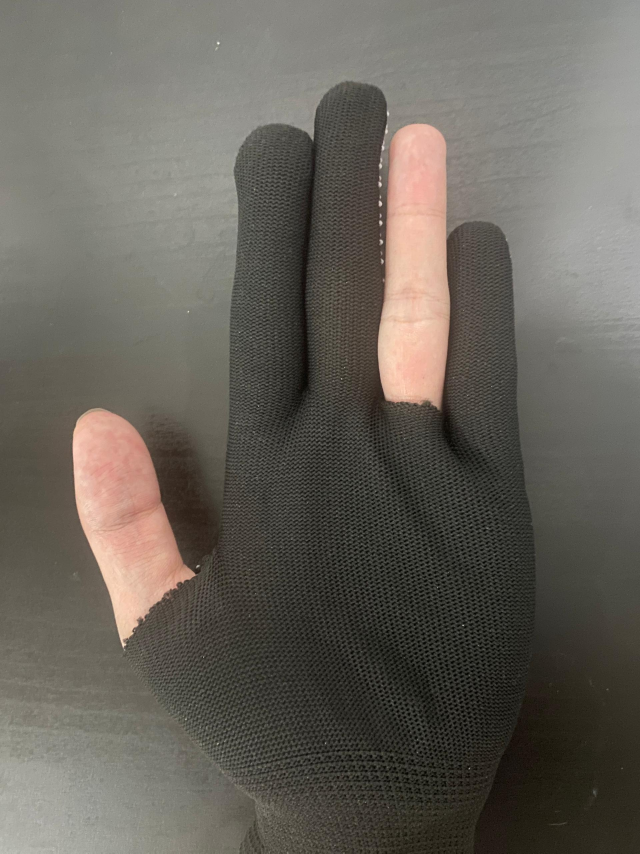
%> input picture MissingFingerDetection-4.jpeg, 1920 x 2560 px (shown at 1/3 size)
$ octave MissingFingerDetection.m   (GNU Octave 9; MATLAB toolbox functions it lacks are replaced by stand-ins)
%> lines starting %> are read from the running program, lines starting %| are printed output that depends on the picture; in (x1, y1, x2, y2) boxes, pixels count from 0 and x2, y2 are one past the last pixel; in counts of white or black regions, pixels touching at a corner belong together; the program's own positions count from 1
                        %---------------Detect MissingFinger----------------%
% Load the image
img = imread('MissingFingerDetection-4.jpeg');

% Convert the RGB image to the HSV color space for easier color segmentation
hsvImg = rgb2hsv(img);

% Define the HSV color range for detecting skin, which might include areas resembling missing fingers
% Note: These values may need to be adjusted based on the specific characteristics of the image
skinHueRange = [0.0 0.09]; % Range of hue for skin colors
skinSaturationRange = [0.3 0.7]; % Saturation range for skin
skinValueRange = [0.3 0.9]; % Value (brightness) range for skin

% Create a binary mask identifying skin areas within the defined HSV ranges
skinMask = (hsvImg(:,:,1) >= skinHueRange(1)) & (hsvImg(:,:,1) <= skinHueRange(2)) & ...
           (hsvImg(:,:,2) >= skinSaturationRange(1)) & (hsvImg(:,:,2) <= skinSaturationRange(2)) & ...
           (hsvImg(:,:,3) >= skinValueRange(1)) & (hsvImg(:,:,3) <= skinValueRange(2));
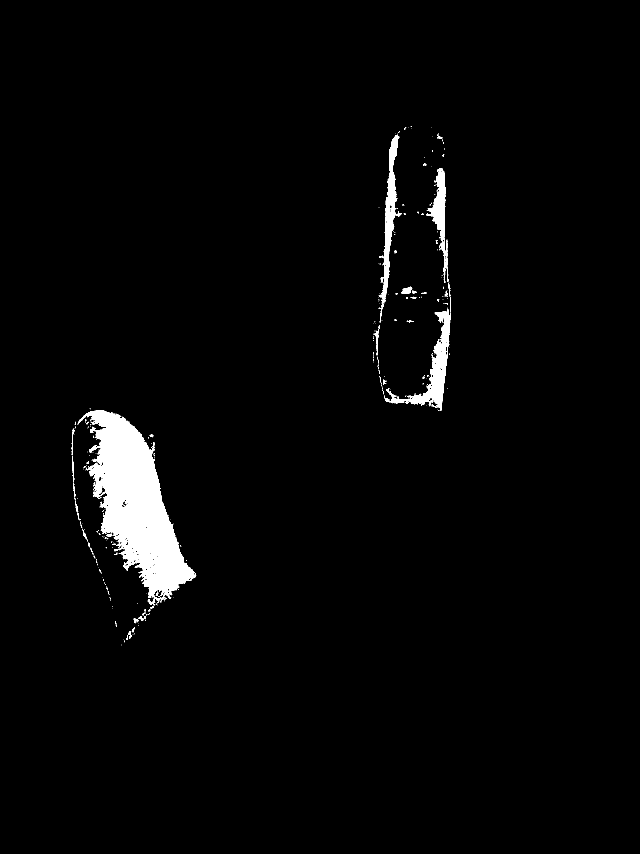
%> skinMask: size 2560x1920 logical (shown at 1/3 size); 2.4% white; 379 white regions (324 under 20 px), largest, box (x1, y1, x2, y2) and area: (232, 1231, 589, 1814) 86575, (1152, 927, 1352, 1232) 11701, (1136, 405, 1205, 969) 8974

% Remove small objects from the mask that are unlikely to be parts of fingers
% This helps to reduce noise and isolate larger areas indicative of missing fingers
MissFingerMaskCleaned = bwareaopen(skinMask, 6300); % Threshold for object size might need adjustment
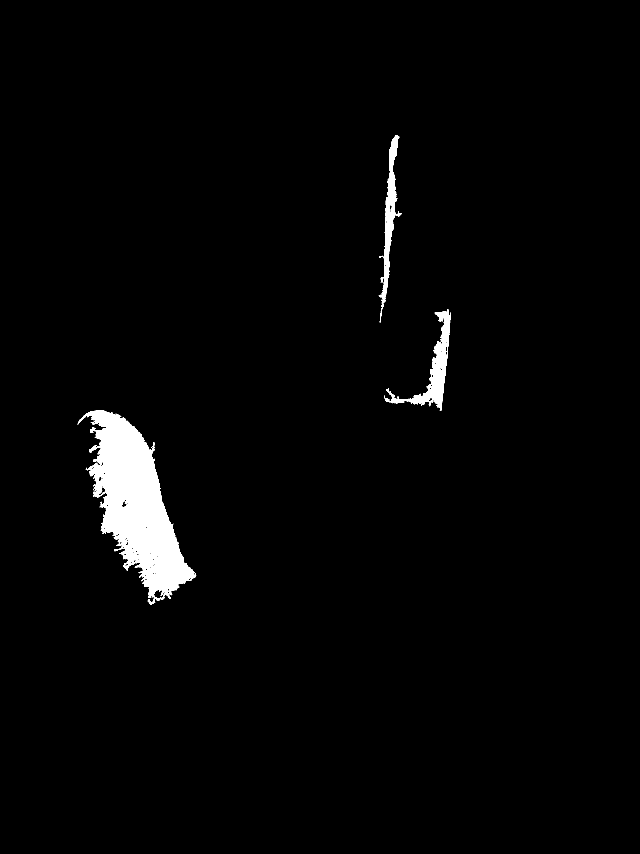
%> MissFingerMaskCleaned: size 2560x1920 logical (shown at 1/3 size); 2.2% white; 3 white regions, box (x1, y1, x2, y2) and area: (232, 1231, 589, 1814) 86575, (1152, 927, 1352, 1232) 11701, (1136, 405, 1205, 969) 8974

% Apply morphological closing to the mask to fill in gaps and connect nearby regions
% This helps in creating a more continuous area representing missing fingers
structuringElement = strel('disk', 100); % Disk-shaped structuring element for morphological operations
%> (the run ends here)

$ run again, with MissingFingerDetection-3.jpeg copied over MissingFingerDetection-4.jpeg
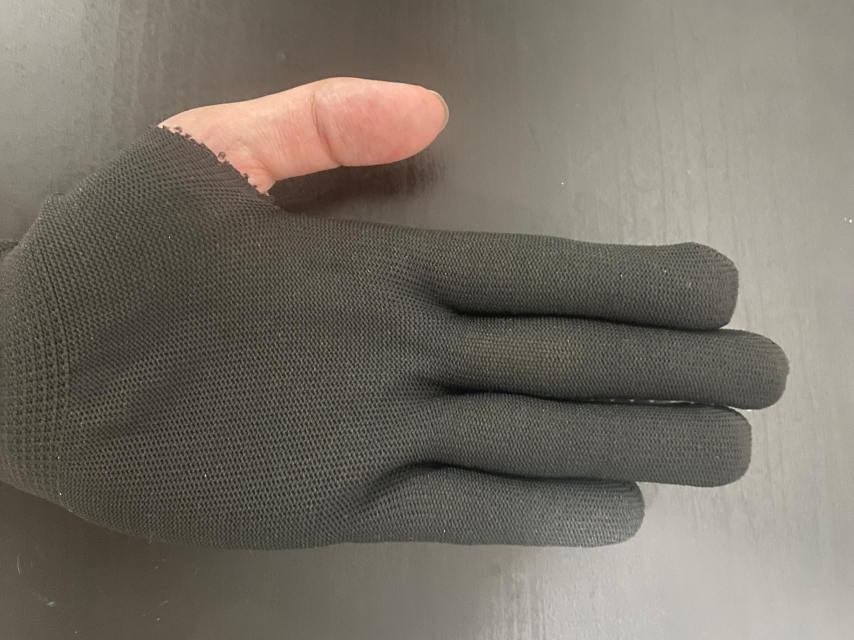
%> input picture MissingFingerDetection-3.jpeg, 2560 x 1920 px (shown at 1/3 size)
%> `skinMask = (hsvImg(:,:,1) >= skinHueRange(1)) & (hsvImg(:,:,1) <= skin..`:
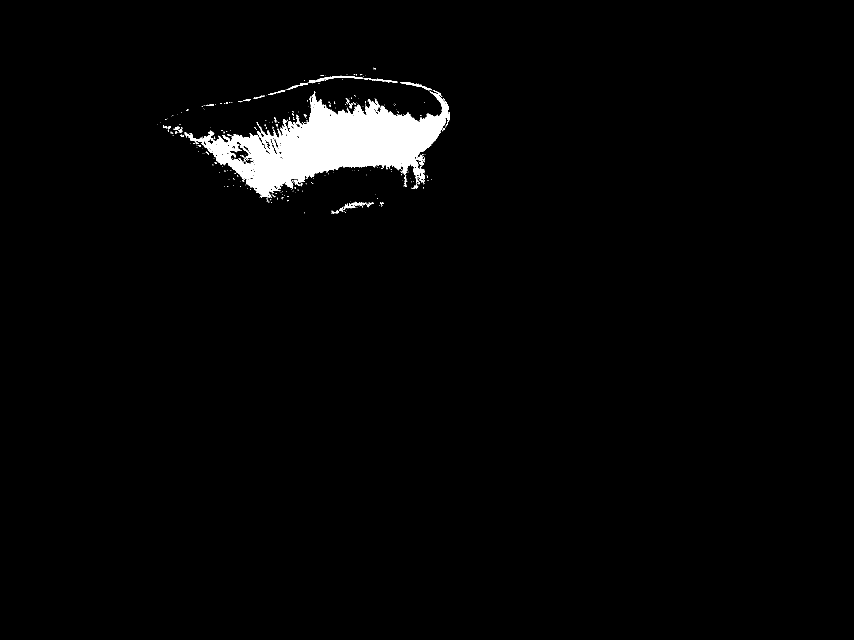
%> skinMask: size 1920x2560 logical (shown at 1/3 size); 2.2% white; 382 white regions (335 under 20 px), largest, box (x1, y1, x2, y2) and area: (554, 275, 1350, 592) 102203, (927, 227, 1089, 250) 794, (1201, 247, 1296, 271) 478
%> `MissFingerMaskCleaned = bwareaopen(skinMask, 6300);`:
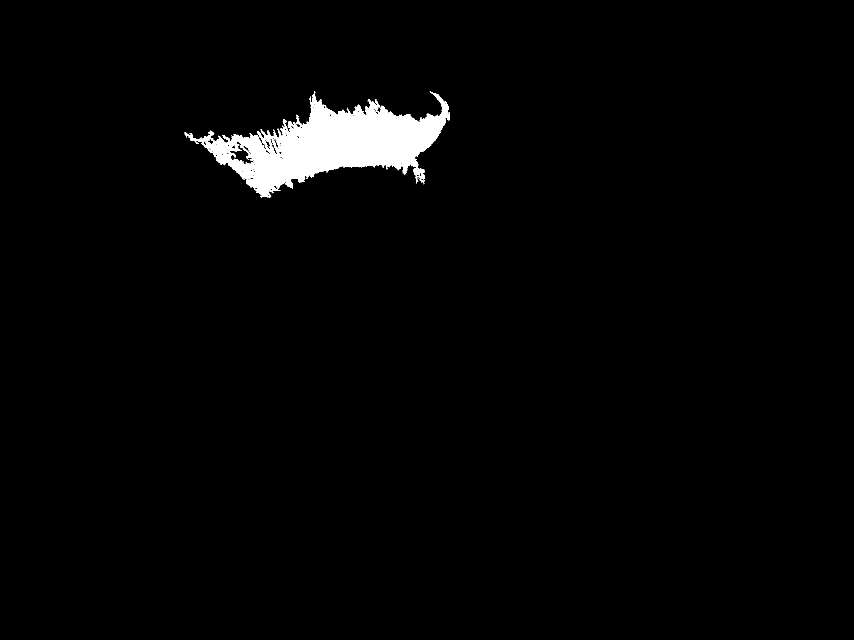
%> MissFingerMaskCleaned: size 1920x2560 logical (shown at 1/3 size); 2.1% white; 1 white region, box (x1, y1, x2, y2) and area: (554, 275, 1350, 592) 102203
